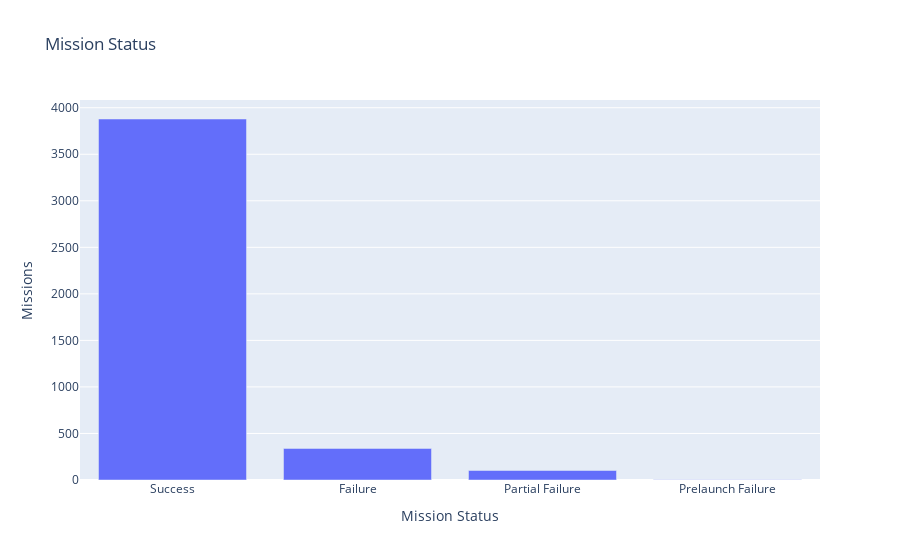

Notebook source saved alongside this figure:
### Code cell
success_failure_bar = px.bar(df_success_failure, x='Mission Status', y='Missions', title='Mission Status')
success_failure_bar.show()

### Figure 1 — Plotly figure (JSON) as saved in the notebook; plotly's stock layout.template omitted (floating-point values rounded to 4 significant figures)
{"data": [{"hovertemplate": "Mission Status=%{x}<br>Missions=%{y}<extra></extra>", "legendgroup": "", "marker": {"color": "#636efa", "pattern": {"shape": ""}}, "name": "", "orientation": "v", "showlegend": false, "textposition": "auto", "type": "bar", "x": ["Success", "Failure", "Partial Failure", "Prelaunch Failure"], "xaxis": "x", "y": [3879, 339, 102, 4], "yaxis": "y"}], "layout": {"barmode": "relative", "legend": {"tracegroupgap": 0}, "title": {"text": "Mission Status"}, "xaxis": {"anchor": "y", "domain": [0, 1], "title": {"text": "Mission Status"}}, "yaxis": {"anchor": "x", "domain": [0, 1], "title": {"text": "Missions"}}}}
